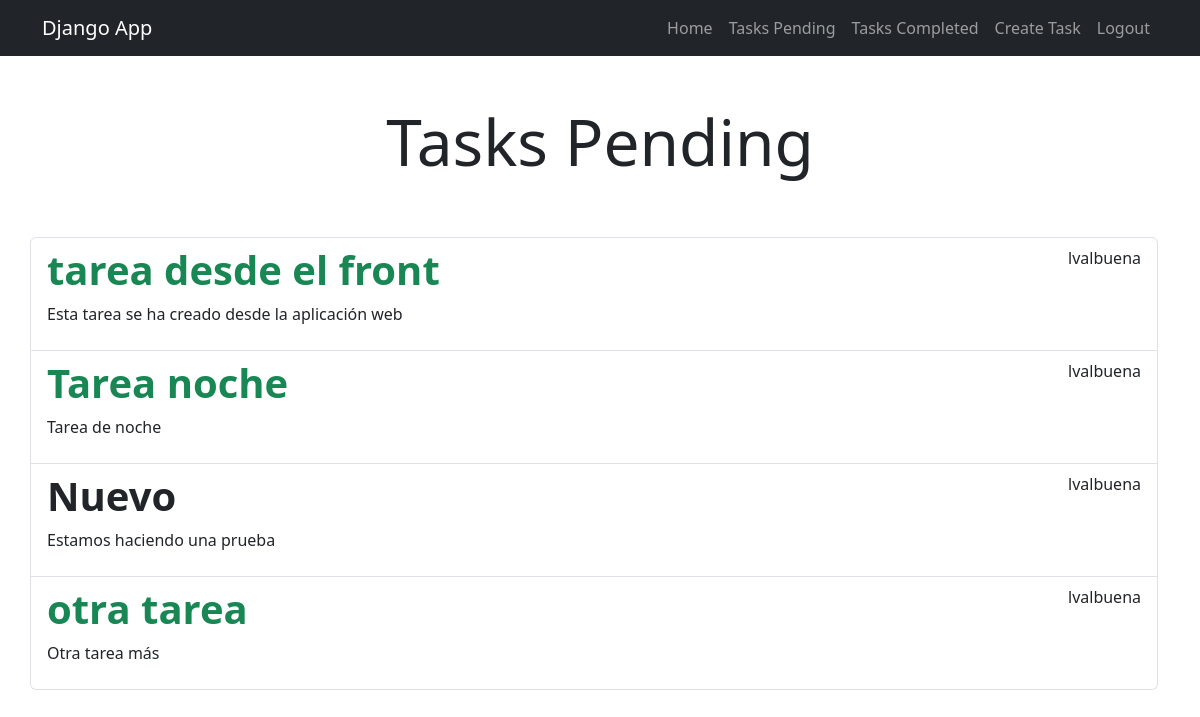
Page /tasks/ (signed in) on the earlier database version.
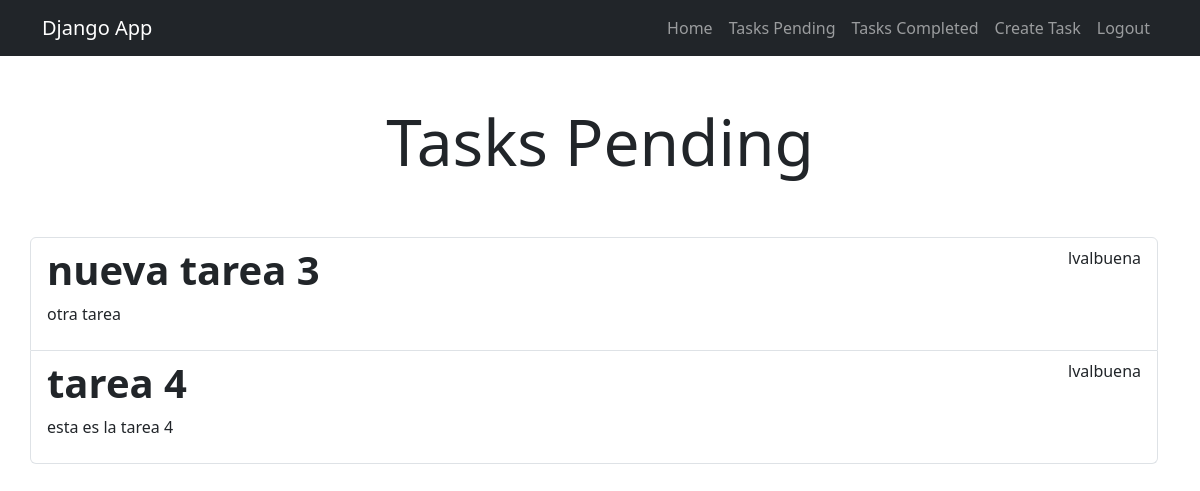
Same page on the later database version.
### tasks/models.py (models this page shows, shortened)
class Task(models.Model): # crea una tabla en la base de datos
    title = models.CharField(max_length=100) # campo de texto
    description = models.TextField(blank=True) # campo de texto largo
    created = models.DateTimeField(auto_now_add=True) # campo de fecha y hora
    datecompleted = models.DateTimeField(null=True, blank=True) # campo de fecha y hora
    important = models.BooleanField(default=False) # campo booleano
    user = models.ForeignKey(User, on_delete=models.CASCADE) # campo de relacion con la tabla User. Si se elimina un usuario se eliminan sus tareas

### tasks/views.py (the view)
# urls.py: path('tasks/', views.tasks, name='tasks'),
@login_required # solo se puede acceder a esta pagina si el usuario esta autenticado
def tasks(request):
    tasks = Task.objects.filter(user=request.user, datecompleted__isnull=True) # filtrar tareas por usuario y por fecha de completado
    return render (request, 'tasks.html', {'tasks': tasks})

### tasks/templates/tasks.html (shortened to what this page needs)
{% extends 'base.html' %}
{% block content %}
<main class="container">
    <div class="row">
            <h1 class="text-center display-3 py-5">Tasks Pending</h1>
            <ul class = "list-group">
                {% for task in tasks %}
                <a class = "list-group-item" href="{% url 'task_detail' task.id %}">
                    <header class="d-flex justify-content-between">
                        {% if task.important %}
                        <h1 class = "fw-bold text-success">{{ task.title }}</h1>
                        {% else %}
                        <h1 class="fw-bold">{{ task.title }}</h1>
                        {% endif %}
                        <p>{{ task.user.username}}</p>
                    </header>
                        <p>{{ task.description }}</p>
                </a>
                {% endfor %}
            </ul>
    </div>
</main>
{% endblock %}

### tasks/templates/base.html (shortened to what this page needs)
<!DOCTYPE html>
<html lang="en">
<head>
    <link rel="stylesheet" href="https://cdn.jsdelivr.net/npm/bootstrap@5.3.0-alpha1/dist/css/bootstrap.min.css">
</head>
<body>
    <nav class="navbar navbar-expand-lg bg-dark navbar-dark">
        <div class="container">
            <a class="navbar-brand" href="/">Django App</a>
            <div class="collapse navbar-collapse" id="navbarNav">
                <ul class="navbar-nav ms-auto">
                    <li class="nav-item"><a href="{% url 'home' %}" class="nav-link">Home</a></li>
                    {% if user.is_authenticated %}
                    <li class="nav-item"><a href="{% url 'tasks' %} " class="nav-link">Tasks Pending</a></li>
                    <li class="nav-item"><a href="{% url 'tasks_completed' %}" class="nav-link">Tasks Completed</a></li>
                    <li class="nav-item"><a href="{% url 'create_task' %}" class="nav-link">Create Task</a></li>
                    <li class="nav-item"><a href="{% url 'logout' %}" class="nav-link">Logout</a> </li>
                    {% else %}
                    <li class="nav-item"><a href="{% url 'signup' %}" class="nav-link">Signup</a> </li>
                    <li class="nav-item"><a href="{% url 'signin' %}" class="nav-link">Signin</a> </li>
                    {% endif %}
                </ul>
            </div>
        </div>
    </nav>
    {% block content %}
    {% endblock %}
</body>
</html>

Differences in the rows shown:
no longer on this page (row edited): Task: title "tarea desde el front", user.username "lvalbuena", description "Esta tarea se ha creado desde la aplicación web"
removed Task: title "Tarea noche", user.username "lvalbuena", description "Tarea de noche"
no longer on this page (row edited): Task: title "Nuevo", user.username "lvalbuena", description "Estamos haciendo una prueba"
removed Task: title "otra tarea", user.username "lvalbuena", description "Otra tarea más"
added Task: title "nueva tarea 3", user.username "lvalbuena", description "otra tarea"
added Task: title "tarea 4", user.username "lvalbuena", description "esta es la tarea 4"
